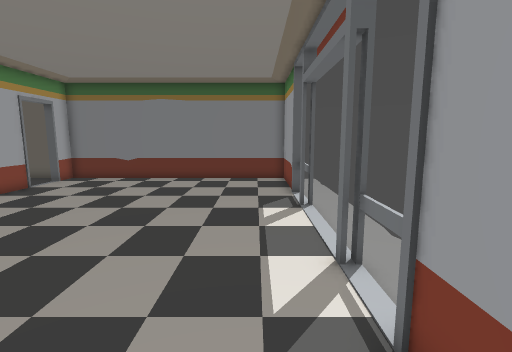
View 1 (above)

12 first-person views from a walk through a 3-D level made in the Godot game engine. The camera is 1.3 m above the floor, tilts 8° down and sees 85° across. The floor is counted in squares, 0.5 m on a side. Each view is taken from the middle of a square. On the plan, view 1 faces up. The plan holds only what a view shows up to about 19 squares ahead; the rest is blank. Door leaves are left out where a doorway can be walked through.

View 2
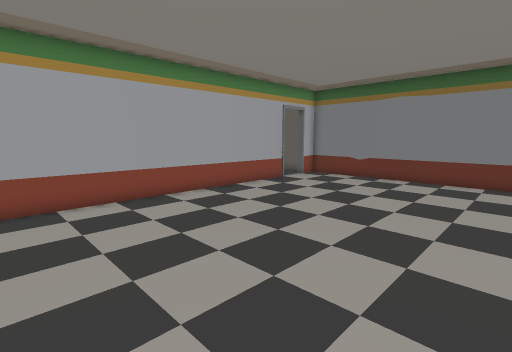

View 3
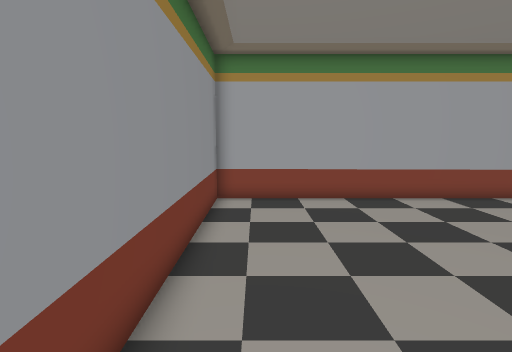

View 4
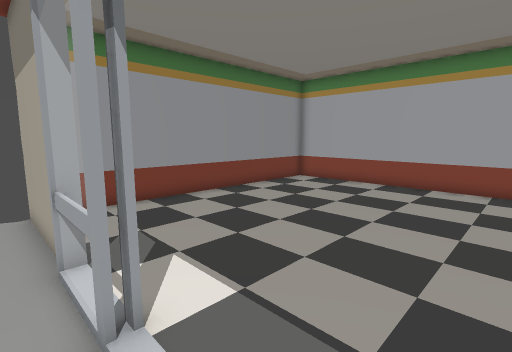

View 5
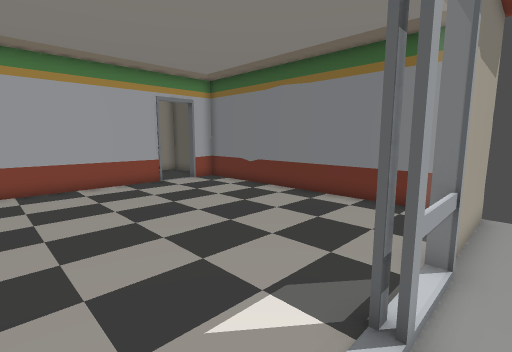

View 6
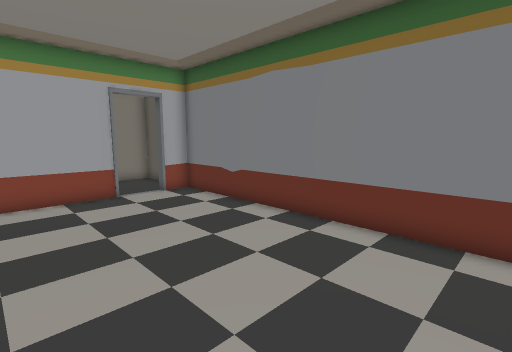

View 7
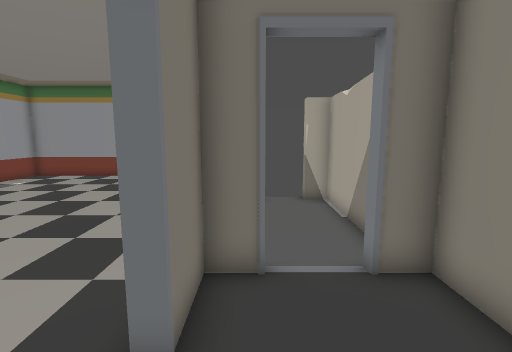

View 8
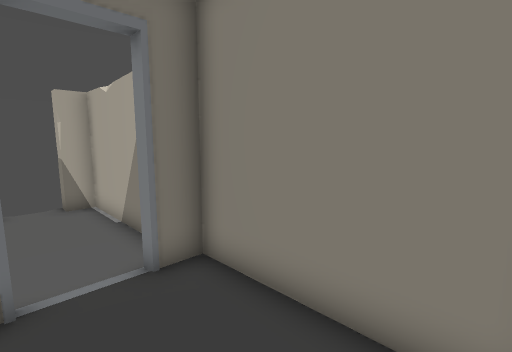

View 9
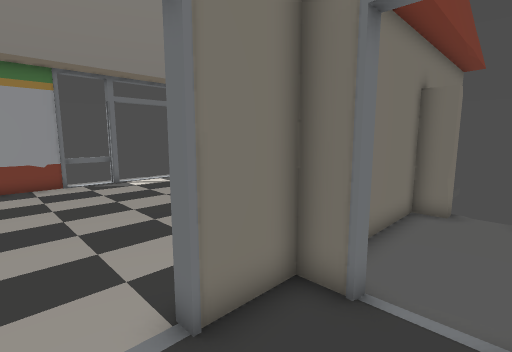

View 10
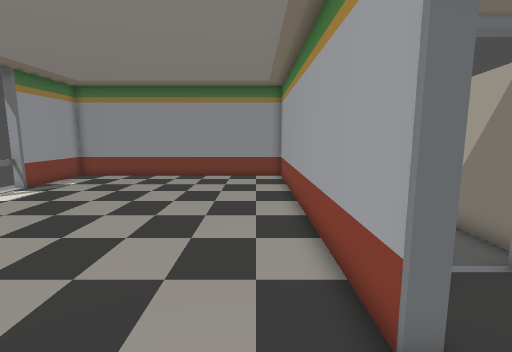

View 11
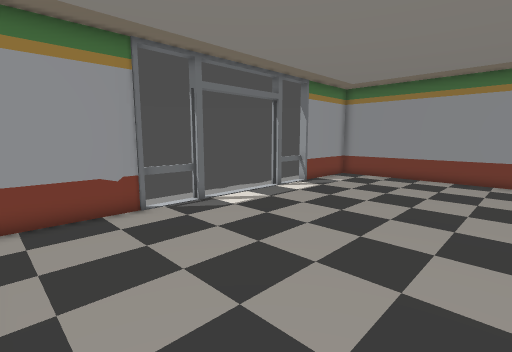

View 12
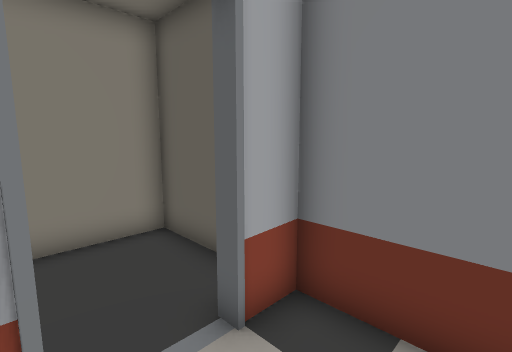

### Floor plan
Points are (right, up) in squares from view 1. A wall is a line through its corners. A room is listed if a view was taken in it or the views show most of it. See-through windows are left out.
Room 1 (views 1, 2, 3, 6, 10, 11, 12)
walls: (1.8, 10.2) (1.8, 10.7); (2, 10.2) (2, 12.9); (1.8, 5.2) (1.8, 5.7); (1.8, 12.9) (1.8, 17.7) (-11.7, 17.7) (-11.7, 16.3); (2, 3.1) (2, 5.8); (-11.7, 14.2) (-11.7, -1.7) (1.8, -1.7) (1.8, 3.1)
ways out: open door at (2, 8) to room 2; open door at (-12, 15.5) to room 3
Room 2 (views 4, 5)
walls: (2.1, 5.7) (2.1, 2.9); (1.8, 5.8) (1.8, 5.2); (1.8, 10.8) (1.8, 10.2); (2.1, 13.1) (2.1, 10.2); (2.1, 2) (2.1, -2); (2.1, 18) (2.1, 14)
ways out: open door at (2, 8) to room 1
Room 3 (views 7, 8, 9)
walls: (-13, 17.7) (-16.4, 17.7) (-16.4, 11.9) (-15.2, 11.9); (-13.2, 11.9) (-12, 11.9) (-12, 14.2)
ways out: open door at (-12, 15.5) to room 1; open door at (-14.5, 12) to room 4
Room 4 (no view inside)
walls: (-16.1, 10.5) (-16.1, 4.9) (-15.2, 4.9) (-15.2, 4.3); (-13.2, 4.2) (-13.2, 4.9) (-12, 4.9) (-12, 8.8)
ways out: open door at (-14.5, 12) to room 3

Positions as (right, up) in squares from view 1, and headings:
1: (0, 0), facing up
2: (0, 0), facing up-left
3: (0, 0), facing left
4: (3, 9), facing down-left
5: (3, 7), facing up-left
6: (1, 10), facing up-left
7: (-13, 17), facing down
8: (-13, 17), facing down-left
9: (-15, 16), facing down-right
10: (-10, 17), facing down
11: (-8, 17), facing down-right
12: (-9, 14), facing up-left
